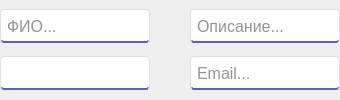
                        <widget class="QWidget" name="widget_redactClientPhones_Fields" native="true">
                         <layout class="QVBoxLayout" name="verticalLayout_74">
                          <property name="spacing">
                           <number>4</number>
                          </property>
                          <property name="leftMargin">
                           <number>0</number>
                          </property>
                          <property name="topMargin">
                           <number>0</number>
                          </property>
                          <property name="rightMargin">
                           <number>0</number>
                          </property>
                          <property name="bottomMargin">
                           <number>0</number>
                          </property>
                          <item>
                           <layout class="QHBoxLayout" name="horizontalLayout_69">
                            <property name="spacing">
                             <number>0</number>
                            </property>
                            <property name="leftMargin">
                             <number>0</number>
                            </property>
                            <item>
                             <widget class="QFrame" name="frame_26">
                              <property name="sizePolicy">
                               <sizepolicy hsizetype="Expanding" vsizetype="Fixed">
                                <horstretch>0</horstretch>
                                <verstretch>0</verstretch>
                               </sizepolicy>
                              </property>
                              <property name="minimumSize">
                               <size>
                                <width>0</width>
                                <height>34</height>
                               </size>
                              </property>
                              <property name="maximumSize">
                               <size>
                                <width>16777215</width>
                                <height>34</height>
                               </size>
                              </property>
                              <property name="styleSheet">
                               <string notr="true">color:rgb(40,40,40);
background-color:rgb(255,255,255);
border:1px solid rgb(224,224,224);
border-radius:4px;
border-bottom:2px solid rgb(91,95,199);</string>
                              </property>
                              <property name="frameShape">
                               <enum>QFrame::StyledPanel</enum>
                              </property>
                              <property name="frameShadow">
                               <enum>QFrame::Raised</enum>
                              </property>
                              <layout class="QVBoxLayout" name="verticalLayout_75">
                               <property name="spacing">
                                <number>0</number>
                               </property>
                               <property name="leftMargin">
                                <number>4</number>
                               </property>
                               <property name="topMargin">
                                <number>2</number>
                               </property>
                               <property name="rightMargin">
                                <number>4</number>
                               </property>
                               <property name="bottomMargin">
                                <number>2</number>
                               </property>
                               <item>
                                <widget class="QLineEdit" name="lineEdit_redactClientPhone_FullName">
                                 <property name="sizePolicy">
                                  <sizepolicy hsizetype="Expanding" vsizetype="Expanding">
                                   <horstretch>0</horstretch>
                                   <verstretch>0</verstretch>
                                  </sizepolicy>
                                 </property>
                                 <property name="minimumSize">
                                  <size>
                                   <width>0</width>
                                   <height>29</height>
                                  </size>
                                 </property>
                                 <property name="font">
                                  <font>
                                   <pointsize>12</pointsize>
                                  </font>
                                 </property>
                                 <property name="styleSheet">
                                  <string notr="true">color:rgb(40,40,40);
background-color:rgb(255,255,255);
border-radius:4px;
border:0px;</string>
                                 </property>
                                 <property name="placeholderText">
                                  <string>ФИО...</string>
                                 </property>
                                </widget>
                               </item>
                              </layout>
                             </widget>
                            </item>
                            <item>
                             <spacer name="horizontalSpacer_110">
                              <property name="orientation">
                               <enum>Qt::Horizontal</enum>
                              </property>
                              <property name="sizeType">
                               <enum>QSizePolicy::Fixed</enum>
                              </property>
                              <property name="sizeHint" stdset="0">
                               <size>
                                <width>40</width>
                                <height>20</height>
                               </size>
                              </property>
                             </spacer>
                            </item>
                            <item>
                             <widget class="QFrame" name="frame_30">
                              <property name="sizePolicy">
                               <sizepolicy hsizetype="Expanding" vsizetype="Fixed">
                                <horstretch>0</horstretch>
                                <verstretch>0</verstretch>
                               </sizepolicy>
                              </property>
                              <property name="minimumSize">
                               <size>
                                <width>0</width>
                                <height>34</height>
                               </size>
                              </property>
                              <property name="maximumSize">
                               <size>
                                <width>16777215</width>
                                <height>34</height>
                               </size>
                              </property>
                              <property name="styleSheet">
                               <string notr="true">color:rgb(40,40,40);
background-color:rgb(255,255,255);
border:1px solid rgb(224,224,224);
border-radius:4px;
border-bottom:2px solid rgb(91,95,199);</string>
                              </property>
                              <property name="frameShape">
                               <enum>QFrame::StyledPanel</enum>
                              </property>
                              <property name="frameShadow">
                               <enum>QFrame::Raised</enum>
                              </property>
                              <layout class="QHBoxLayout" name="horizontalLayout_89">
                               <property name="spacing">
                                <number>0</number>
                               </property>
                               <property name="leftMargin">
                                <number>4</number>
                               </property>
                               <property name="topMargin">
                                <number>2</number>
                               </property>
                               <property name="rightMargin">
                                <number>4</number>
                               </property>
                               <property name="bottomMargin">
                                <number>2</number>
                               </property>
                               <item>
                                <widget class="QLineEdit" name="lineEdit_redactClientPhone_information">
                                 <property name="sizePolicy">
                                  <sizepolicy hsizetype="Expanding" vsizetype="Expanding">
                                   <horstretch>0</horstretch>
                                   <verstretch>0</verstretch>
                                  </sizepolicy>
                                 </property>
                                 <property name="minimumSize">
                                  <size>
                                   <width>0</width>
                                   <height>29</height>
                                  </size>
                                 </property>
                                 <property name="font">
                                  <font>
                                   <pointsize>12</pointsize>
                                  </font>
                                 </property>
                                 <property name="styleSheet">
                                  <string notr="true">color:rgb(40,40,40);
background-color:rgb(255,255,255);
border-radius:4px;
border:0px;</string>
                                 </property>
                                 <property name="placeholderText">
                                  <string>Описание...</string>
                                 </property>
                                </widget>
                               </item>
                              </layout>
                             </widget>
                            </item>
                           </layout>
                          </item>
                          <item>
                           <layout class="QHBoxLayout" name="horizontalLayout_71">
                            <property name="spacing">
                             <number>0</number>
                            </property>
                            <property name="leftMargin">
                             <number>0</number>
                            </property>
                            <item>
                             <widget class="QFrame" name="frame_31">
                              <property name="sizePolicy">
                               <sizepolicy hsizetype="Expanding" vsizetype="Fixed">
                                <horstretch>0</horstretch>
                                <verstretch>0</verstretch>
                               </sizepolicy>
                              </property>
                              <property name="minimumSize">
                               <size>
                                <width>0</width>
                                <height>34</height>
                               </size>
                              </property>
                              <property name="maximumSize">
                               <size>
                                <width>16777215</width>
                                <height>34</height>
                               </size>
                              </property>
                              <property name="styleSheet">
                               <string notr="true">color:rgb(40,40,40);
background-color:rgb(255,255,255);
border:1px solid rgb(224,224,224);
border-radius:4px;
border-bottom:2px solid rgb(91,95,199);</string>
                              </property>
                              <property name="frameShape">
                               <enum>QFrame::StyledPanel</enum>
                              </property>
                              <property name="frameShadow">
                               <enum>QFrame::Raised</enum>
                              </property>
                              <layout class="QVBoxLayout" name="verticalLayout_77">
                               <property name="spacing">
                                <number>0</number>
                               </property>
                               <property name="leftMargin">
                                <number>4</number>
                               </property>
                               <property name="topMargin">
                                <number>2</number>
                               </property>
                               <property name="rightMargin">
                                <number>4</number>
                               </property>
                               <property name="bottomMargin">
                                <number>2</number>
                               </property>
                               <item>
                                <widget class="QLineEdit" name="lineEdit_redactClientPhone">
                                 <property name="sizePolicy">
                                  <sizepolicy hsizetype="Expanding" vsizetype="Expanding">
                                   <horstretch>0</horstretch>
                                   <verstretch>0</verstretch>
                                  </sizepolicy>
                                 </property>
                                 <property name="minimumSize">
                                  <size>
                                   <width>0</width>
                                   <height>29</height>
                                  </size>
                                 </property>
                                 <property name="font">
                                  <font>
                                   <pointsize>12</pointsize>
                                  </font>
                                 </property>
                                 <property name="styleSheet">
                                  <string notr="true">color:rgb(40,40,40);
background-color:rgb(255,255,255);
border-radius:4px;
border:0px;</string>
                                 </property>
                                 <property name="placeholderText">
                                  <string/>
                                 </property>
                                </widget>
                               </item>
                              </layout>
                             </widget>
                            </item>
                            <item>
                             <spacer name="horizontalSpacer_111">
                              <property name="orientation">
                               <enum>Qt::Horizontal</enum>
                              </property>
                              <property name="sizeType">
                               <enum>QSizePolicy::Fixed</enum>
                              </property>
                              <property name="sizeHint" stdset="0">
                               <size>
                                <width>40</width>
                                <height>20</height>
                               </size>
                              </property>
                             </spacer>
                            </item>
                            <item>
                             <widget class="QFrame" name="frame_32">
                              <property name="sizePolicy">
                               <sizepolicy hsizetype="Expanding" vsizetype="Fixed">
                                <horstretch>0</horstretch>
                                <verstretch>0</verstretch>
                               </sizepolicy>
                              </property>
                              <property name="minimumSize">
                               <size>
                                <width>0</width>
                                <height>34</height>
                               </size>
                              </property>
                              <property name="maximumSize">
                               <size>
                                <width>16777215</width>
                                <height>34</height>
                               </size>
                              </property>
                              <property name="styleSheet">
                               <string notr="true">color:rgb(40,40,40);
background-color:rgb(255,255,255);
border:1px solid rgb(224,224,224);
border-radius:4px;
border-bottom:2px solid rgb(91,95,199);</string>
                              </property>
                              <property name="frameShape">
                               <enum>QFrame::StyledPanel</enum>
                              </property>
                              <property name="frameShadow">
                               <enum>QFrame::Raised</enum>
                              </property>
                              <layout class="QHBoxLayout" name="horizontalLayout_90">
                               <property name="spacing">
                                <number>0</number>
                               </property>
                               <property name="leftMargin">
                                <number>4</number>
                               </property>
                               <property name="topMargin">
                                <number>2</number>
                               </property>
                               <property name="rightMargin">
                                <number>4</number>
                               </property>
                               <property name="bottomMargin">
                                <number>2</number>
                               </property>
                               <item>
                                <widget class="QLineEdit" name="lineEdit_redactClientPhone_email">
                                 <property name="sizePolicy">
                                  <sizepolicy hsizetype="Expanding" vsizetype="Expanding">
                                   <horstretch>0</horstretch>
                                   <verstretch>0</verstretch>
                                  </sizepolicy>
                                 </property>
                                 <property name="minimumSize">
                                  <size>
                                   <width>0</width>
                                   <height>29</height>
                                  </size>
                                 </property>
                                 <property name="font">
                                  <font>
                                   <pointsize>12</pointsize>
                                  </font>
                                 </property>
                                 <property name="styleSheet">
                                  <string notr="true">color:rgb(40,40,40);
background-color:rgb(255,255,255);
border-radius:4px;
border:0px;</string>
                                 </property>
                                 <property name="text">
                                  <string/>
                                 </property>
                                 <property name="placeholderText">
                                  <string>Email...</string>
                                 </property>
                                </widget>
                               </item>
                              </layout>
                             </widget>
                            </item>
                           </layout>
                          </item>
                         </layout>
                        </widget>
